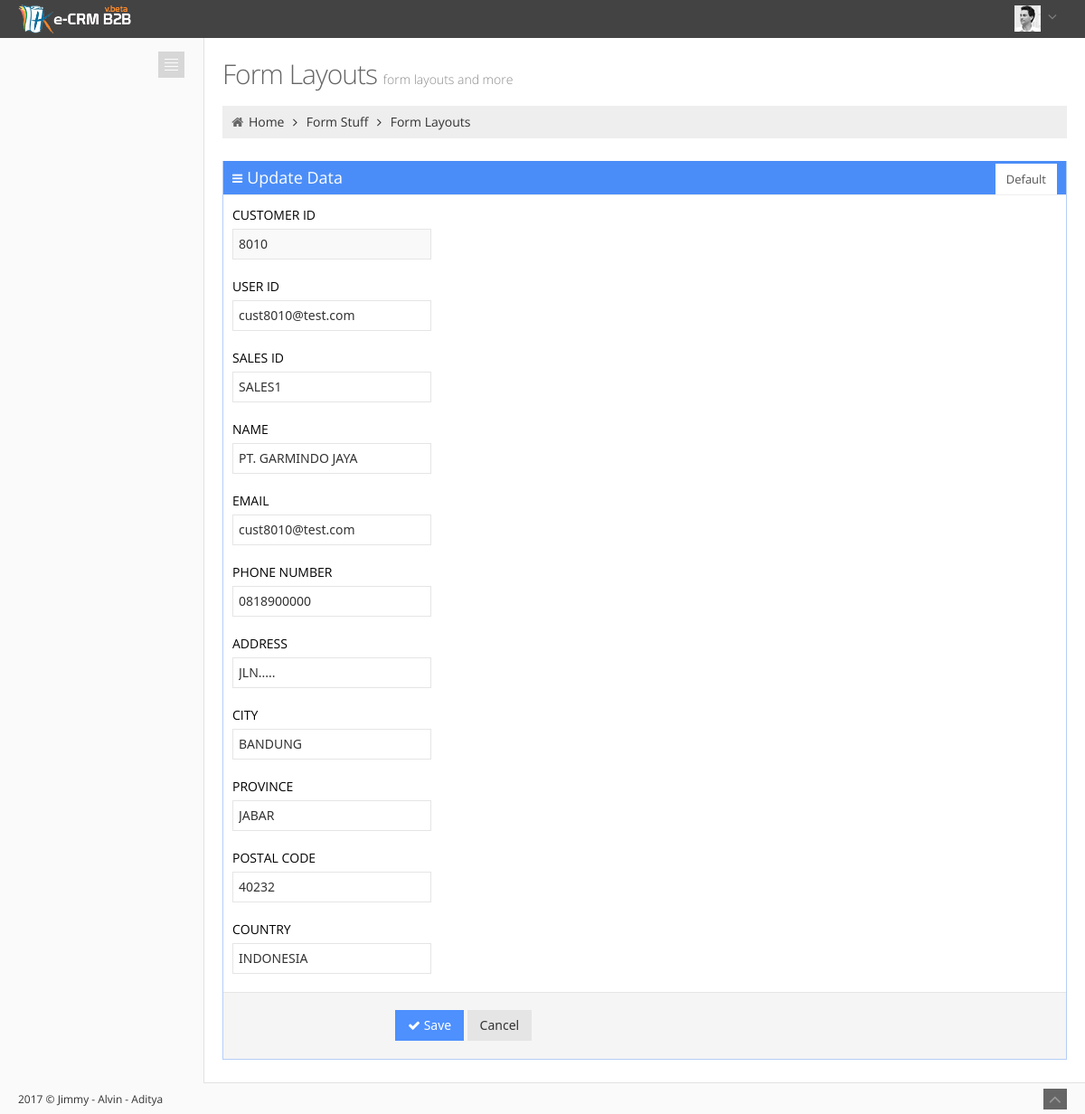
Page /Sistem/index.php/Customer/updatecustomer/8010 on the committed database.
### tables this page shows
CREATE TABLE IF NOT EXISTS `m_customer` (
  `CUSTOMER_ID` varchar(255) NOT NULL,
  `USER_FK` varchar(255) DEFAULT NULL,
  `SALES_FK` varchar(255) DEFAULT NULL,
  `NAME` varchar(255) DEFAULT NULL,
  `EMAIL` varchar(255) DEFAULT NULL,
  `PHONE_NUMBER` varchar(255) DEFAULT NULL,
  `ADDRESS` longtext,
  `CITY` varchar(255) DEFAULT NULL,
  `PROVINCE` varchar(255) DEFAULT NULL,
  `POSTAL_CODE` varchar(255) DEFAULT NULL,
  `COUNTRY` varchar(255) DEFAULT NULL,
  `GRUP_ID` varchar(255) DEFAULT NULL,
  PRIMARY KEY (`CUSTOMER_ID`),
  KEY `CUSTOMER_SALES` (`SALES_FK`),
  KEY `CUSTOMER_USER` (`USER_FK`)
);

### Sistem/application/controllers/Customer.php (called while the page is built, shortened)
<?php
class Customer extends CI_Controller{
	 function __construct() {
        $this->load->model('model_customer');
    }
     public function updatecustomer($customer_id){
        $data['customer'] = $this->model_customer->getupdatecustomer($customer_id);
        $this->load->view('vupdatecustomer', $data);
        }
}

### Sistem/index.php (called while the page is built, shortened)
<?php
require_once BASEPATH.'core/CodeIgniter.php';

### Sistem/application/models/Model_customer.php (called while the page is built, shortened)
<?php
class Model_customer extends CI_Model{
    function getupdatecustomer($CUSTOMER_ID){
        $this->db->where('CUSTOMER_ID', $CUSTOMER_ID);
        $this->db->select("*");
        $this->db->from("m_customer");
        return $this->db->get();
    }
}

### Sistem/application/views/vupdatecustomer.php (the view, shortened to what this page needs)
<div class="page-container row-fluid">
		<div class="page-content">
			<div class="container-fluid">
				<div class="row-fluid">
					<div class="span12">
						<h3 class="page-title">
							Form Layouts
							 <small>form layouts and more</small>
						</h3>
						<ul class="breadcrumb">
							<li>
								<i class="icon-home"></i>
								<a href="index.html">Home</a>
								<span class="icon-angle-right"></span>
							</li>
							<li>
								<a href="#">Form Stuff</a>
								<span class="icon-angle-right"></span>
							</li>
							<li><a href="#">Form Layouts</a></li>
						</ul>
					</div>
				</div>
				<div class="row-fluid">
					<div class="span12">
						<div class="portlet box blue tabbable">
							<div class="portlet-title">
								<div class="caption">
									<i class="icon-reorder"></i>
									<span class="hidden-480">Update Data</span>
								</div>
							</div>
							<div class="portlet-body form">
								<div class="tabbable portlet-tabs">
									<ul class="nav nav-tabs">
										<li class="active"><a href="#portlet_tab1" data-toggle="tab">Default</a></li>
									</ul>
									<div class="tab-content">
										<div class="tab-pane active" id="portlet_tab1">
											<?php echo form_open("Customer/updatedb"); ?>
											<form action="#" class="form-horizontal">
											<?php foreach ($customer->result() as $detail) {?>
											<div class="control-group">
													<label class="control-label">CUSTOMER ID</label>
													<div class="controls">
														<input type="text" value="<?php echo $detail->CUSTOMER_ID; ?>" name="customer_id" class="m-wrap medium" readonly />
													</div>
												</div>
												<div clas
												<div class="control-group">
													<label class="control-label">USER ID</label>
													<div class="controls">
														<input type="text" value="<?php echo $detail->USER_FK; ?>" name="user_id" class="m-wrap medium" />
													</div>
												</div>
												<div class="control-group">
													<label class="control-label">SALES ID</label>
													<div class="controls">
														<input type="text" value="<?php echo $detail->SALES_FK; ?>" name="sales_id"  class="m-wrap medium" />
													</div>
												</div>
												<div class="control-group">
													<label class="control-label">NAME</label>
													<div class="controls">
														<input type="text" value="<?php echo $detail->NAME; ?>" name="name"  class="m-wrap medium" />
													</div>
												</div>
												<div class="control-group">
													<label class="control-label">EMAIL</label>
													<div class="controls">
														<input type="text" value="<?php echo $detail->EMAIL; ?>" name="email"  class="m-wrap medium" />
													</div>
												</div>
												<div class="control-group">
													<label class="control-label">PHONE NUMBER</label>
													<div class="controls">
														<input type="text" value="<?php echo $detail->PHONE_NUMBER; ?>" name="phone_number"  class="m-wrap medium" />
													</div>
												</div>
												<div class="control-group">
													<label class="control-label">ADDRESS</label>
													<div class="controls">
														<input type="text" value="<?php echo $detail->ADDRESS; ?>" name="address"  class="m-wrap medium" />
													</div>
												</div>
												<div class="control-group">
													<label class="control-label">CITY</label>
													<div class="controls">
														<input type="text" value="<?php echo $detail->CITY; ?>" name="city"  class="m-wrap medium" />
													</div>
												</div>
												<div class="control-group">
													<label class="control-label">PROVINCE</label>
													<div class="controls">
														<input type="text" value="<?php echo $detail->PROVINCE; ?>" name="province"  class="m-wrap medium" />
													</div>
												</div>
												<div class="control-group">
													<label class="control-label">POSTAL CODE</label>
													<div class="controls">
														<input type="text" value="<?php echo $detail->POSTAL_CODE; ?>" name="postal_code"  class="m-wrap medium" />
													</div>
												</div>
												<div class="control-group">
													<label class="control-label">COUNTRY</label>
													<div class="controls">
														<input type="text" value="<?php echo $detail->COUNTRY; ?>" name="country"  class="m-wrap medium" />
													</div>
												</div>
												<div class="form-actions">
													<button type="submit" class="btn blue"><i class="icon-ok"></i> Save</button>
													<a href="<?php echo base_url(); ?>Customer"><button type="button" class="btn">Cancel</button></a>
												</div>
												<?php } ?>
											</form>
											<?php echo form_close(); ?>
										</div>
									</div>
								</div>
							</div>
						</div>
					</div>
				</div>
			</div>
		</div>
	</div>
	<div class="footer">
		<div class="footer-inner">
			<?php echo date('Y');?> &copy; Jimmy - Alvin - Aditya
		</div>
		<div class="footer-tools">
			<span class="go-top">
			<i class="icon-angle-up"></i>
			</span>
		</div>
	</div>
</body>
</html>

### Sistem/assets/css/style-metro.css (style rules this page uses)
div, input, select, textarea, span, img, table, td, th, p, a, button, ul, li { -webkit-border-radius: 0 !important; -moz-border-radius: 0 !important; border-radius: 0 !important; }
.btn { background-color: #e5e5e5; background-image: none; filter: none; border: 0; padding: 7px 14px; text-shadow: none; font-family: "Segoe UI", Helvetica, Arial, sans-serif; font-size: 14px; color: #333333; cursor: pointer; outline: none; -webkit-box-shadow: none !important; -moz-box-shadow: none !important; box-shadow: none !important; -webkit-border-radius: 0 !important; -moz-border-radius: 0 !important; border-radius: 0 !important; }
.btn.blue { color: white; text-shadow: none; background-color: #4d90fe; }
label.m-wrap, input.m-wrap, button.m-wrap, select.m-wrap, textarea.m-wrap { font-size: 14px; font-weight: normal; line-height: 20px; }
input.m-wrap, button.m-wrap, select.m-wrap, textarea.m-wrap { font-family: "Segoe UI", "Helvetica Neue", Helvetica, Arial, sans-serif; }
.uneditable-input, textarea.m-wrap, input[type="text"].m-wrap, input[type="password"].m-wrap, input[type="datetime"].m-wrap, input[type="datetime-local"].m-wrap, input[type="date"].m-wrap, input[type="month"].m-wrap, input[type="time"].m-wrap, input[type="week"].m-wrap, input[type="number"].m-wrap, input[type="email"].m-wrap, input[type="url"].m-wrap, input[type="search"].m-wrap, input[type="tel"].m-wrap, input[type="color"].m-wrap { -webkit-appearance: none !important; color: #333333; outline: 0; height: 20px; padding: 6px 6px !important; line-height: 20px; font-size: 14px; font-weight: normal; vertical-align: top; background-color: #ffffff; background-image: none !important; filter: none !important; -webkit-box-shadow: none !important; -moz-box-shadow: none !important; box-shadow: none !important; -webkit-border-radius: 0px; -moz-border-radius: 0px; border-radius: 0px; background: transparent; }
input.m-wrap { border: 1px solid #e5e5e5; }
input[readonly], select[readonly], textarea[readonly] { cursor: not-allowed; background-color: #F9F9F9 !important; }
.m-wrap.medium { width: 206px !important; }

### Sistem/assets/css/style-responsive.css (style rules this page uses)
@media (min-width: 980px) { .page-content { margin-left: 225px; margin-top: 0px; min-height: 760px; } }

### Sistem/assets/css/themes/default.css (style rules this page uses)
body { background-color: #fafafa !important; }
.page-content { border-left: 1px solid #e2e2e2 !important; border-bottom: 1px solid #e2e2e2 !important; }
.footer .footer-inner { color: #333333; }
.footer .footer-tools .go-top { background-color: #666666; }
.footer .footer-tools .go-top i { color: #999999; }

### rows in the picture
m_customer: customer_id "8010", user_id "cust8010@test.com", sales_id "SALES1", name "PT. GARMINDO JAYA", email "cust8010@test.com", phone_number "0818900000", address "JLN.....", city "BANDUNG", province "JABAR", postal_code "40232", country "INDONESIA"
